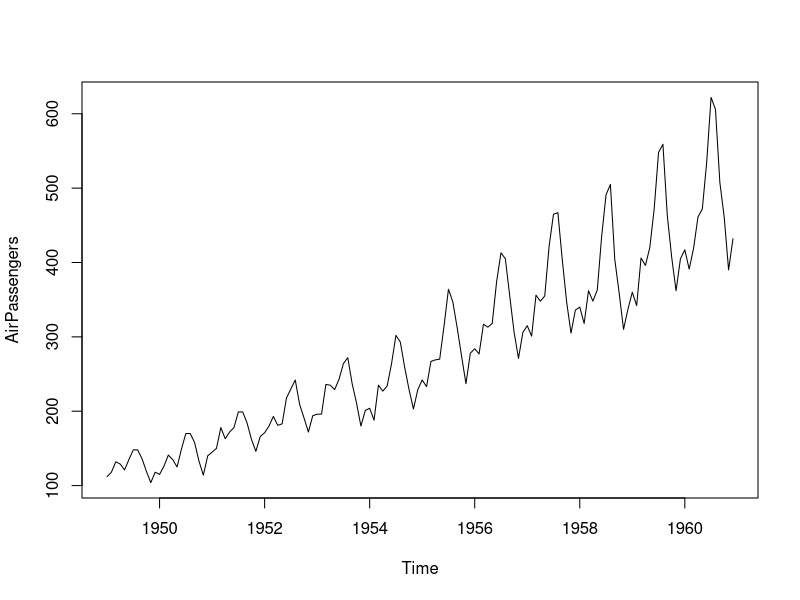
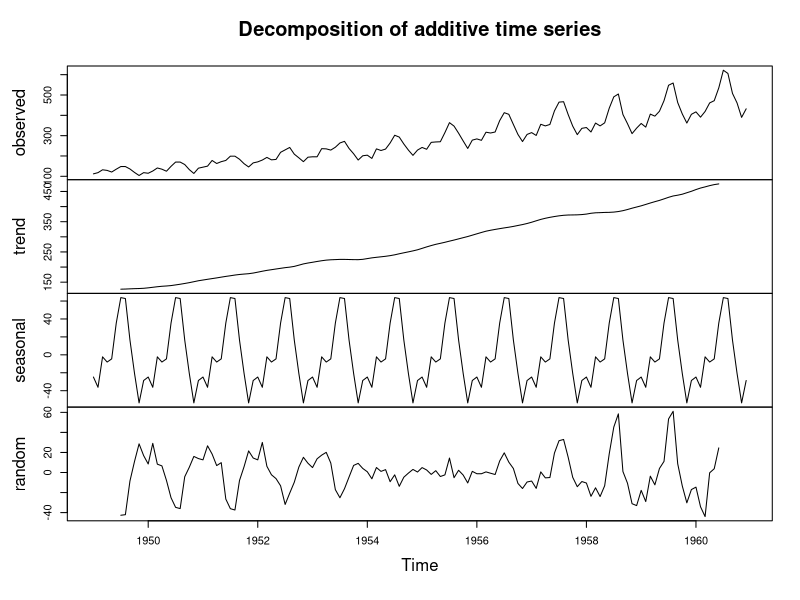
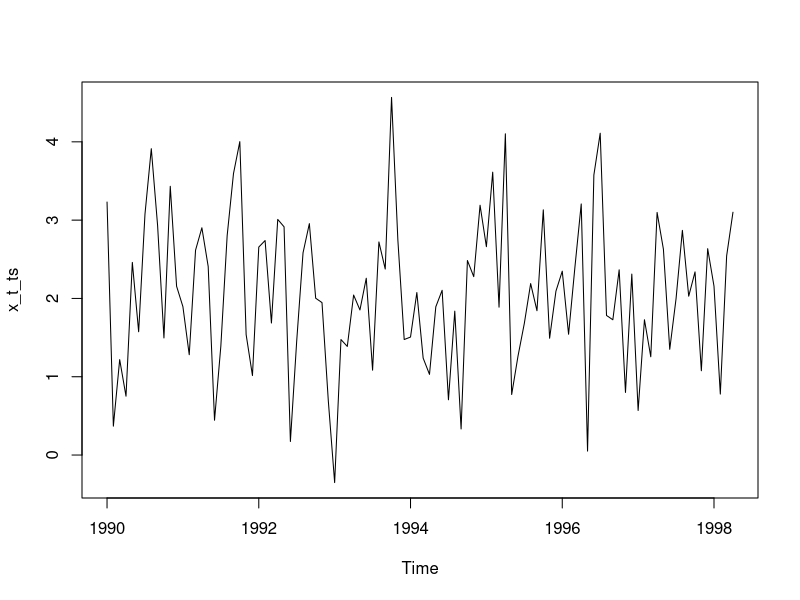
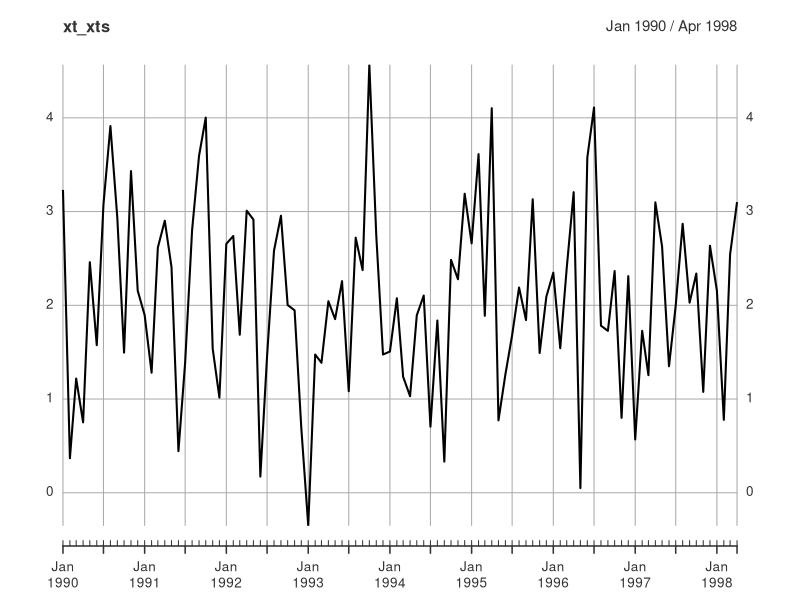
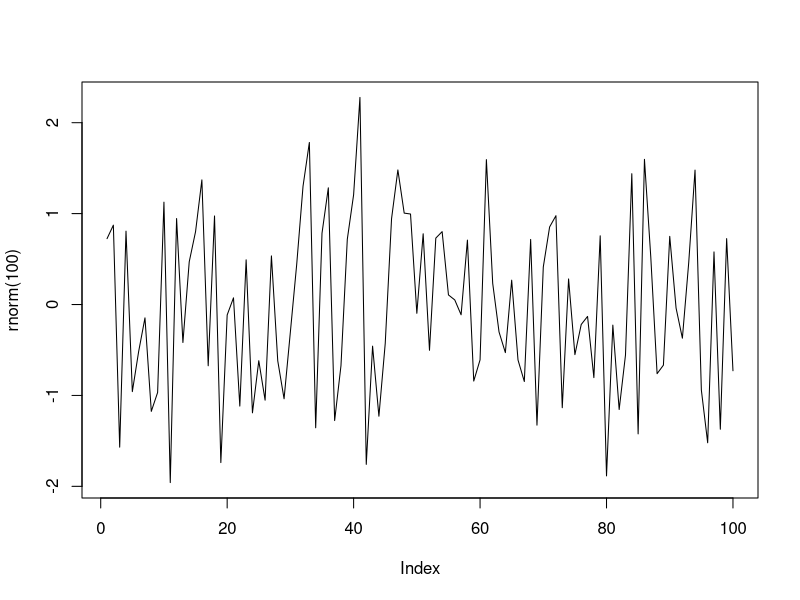
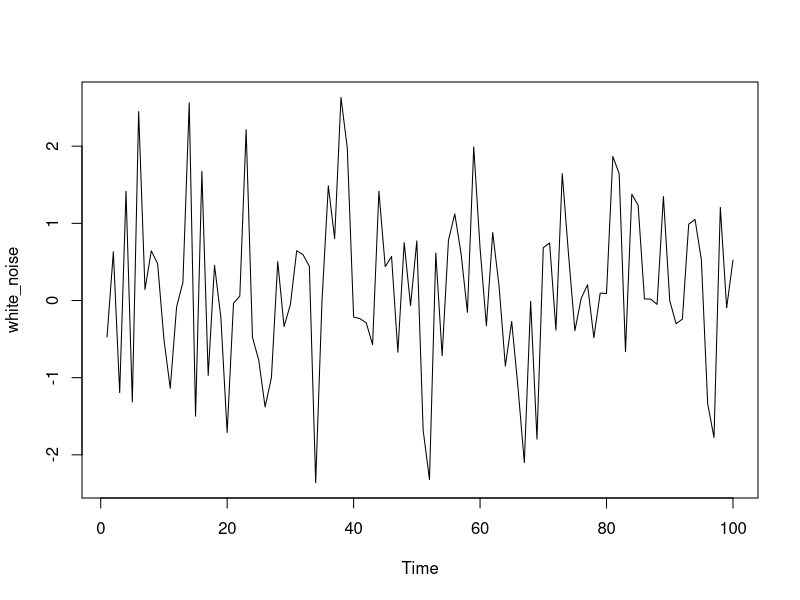
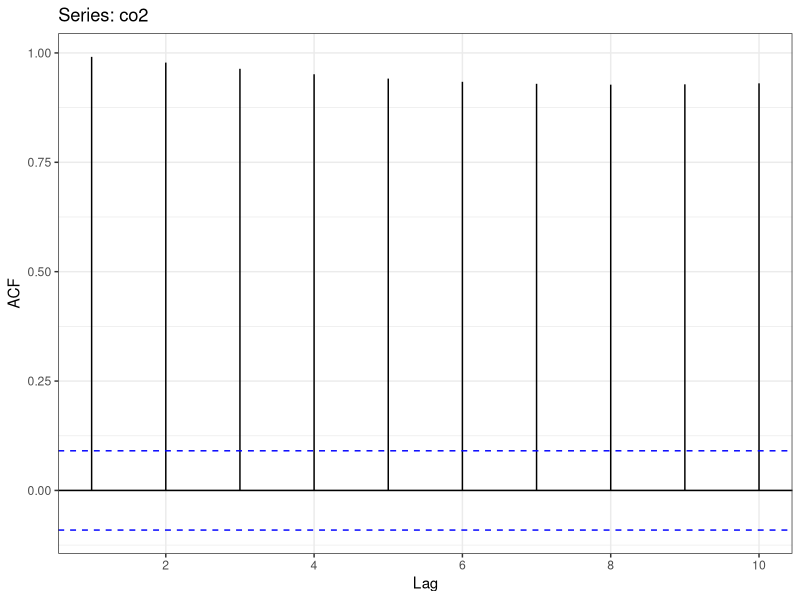
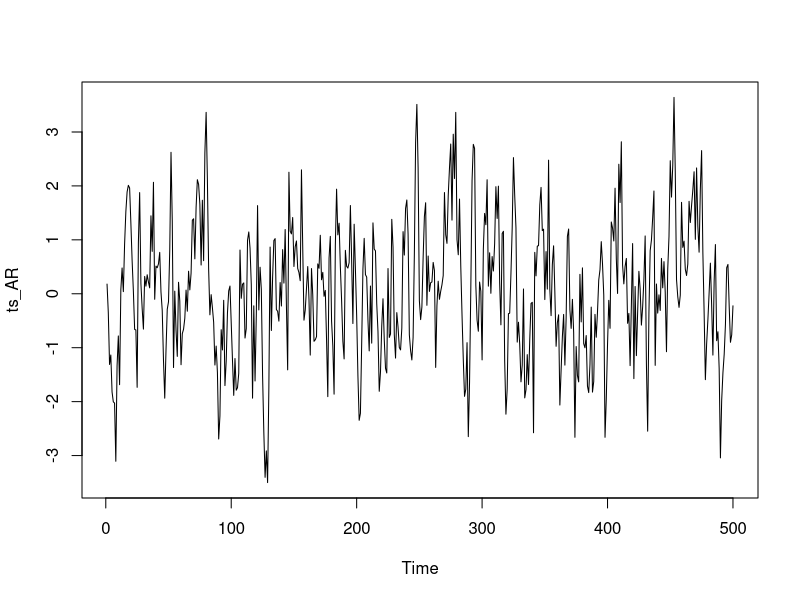

Write the R code that produced these figures, in order.
## ---- chunk 1
#| echo: true
#| fig.cap: Time series plot of air passengers data
## Data we use is the inbuilt "AirPassengers" data
plot(AirPassengers)
## ---- chunk 2
#| echo: true
#| fig.cap: Time series decomposition of air passengers data
plot(decompose(AirPassengers))
## ---- chunk 3
#| echo: true
# purely random process with mean 0 and standard deviation 1
eps <- rnorm(100, mean = 0, sd = 1)
mu <- 2 # the constant mean
# The process
x_t <-mu+ eps

#Conversion to time series
x_t_ts<-ts(x_t, start = c(1990,1),frequency = 12)

x_t_ts
  
## ---- chunk 4
#| echo: true
plot(x_t_ts)
## ---- chunk 5
#| echo: true
# purely random process with mean 0 and standard deviation 1
eps <- rnorm(100, mean = 0, sd = 1)
mu <- 2 # the constant mean
# The process
x_t <-mu+ eps

#Conversion to time series
library(xts)
xt_xts<-as.xts(x_t_ts)
xt_xts

## ---- chunk 6
#| echo: true
plot(xt_xts)
  
## ---- chunk 7
#| echo: true

plot(rnorm(100),type="l")

## ---- chunk 8
#| echo: true

white_noise<- arima.sim(model = list(order = c(0, 0, 0)), n = 100)

# Plot the WN observations
ts.plot(white_noise)


## ---- chunk 9
#| echo: true
#| message: false
library(forecast)
ggAcf(AirPassengers,lag.max = 10,plot = F)

## ---- chunk 10
#| echo: true
#| message: false

ggAcf(co2,lag.max = 10,plot = T)+ggplot2::theme_bw()
## ---- chunk 11
#| echo: true
set.seed(123)
ts_AR <- arima.sim(n = 500, list(ar = 0.7))
plot(ts_AR)
## ---- chunk 12
#| echo: true
set.seed(123)
ts_MA<-arima.sim(n = 500, list(ma = 0.7))
plot(ts_MA)
## ---- chunk 13
#| echo: true
set.seed(123)
ts_ARMA<-arima.sim(n = 500, list(ar=0.5,ma = 0.3))
plot(ts_ARMA)
## ---- chunk 14
#| echo: true
ggAcf(ts_AR,lag.max=10)
## ---- chunk 15
#| echo: true
ggAcf(ts_MA,lag.max=10)
## ---- chunk 16
#| echo: true
ggPacf(ts_AR,lag.max=10)
## ---- chunk 17
#| echo: true
ggPacf(ts_MA,lag.max=10)
## ---- chunk 18
#| echo: true
#| message: false

# Set-up

alphas<-c(0,0.8,0.98)
obs<-array(0,200)
list_rw<-list()
for(m in 1:3){
for(i in alphas){
  for (j in 2:length(obs) ){
    obs[j]=i*obs[j-1]+rnorm(1)
  }
}
  list_rw[[m]]<-obs
  
}


#limit calculation
ymax=max(sapply(list_rw,max))
ymin=min(sapply(list_rw,min))

#empty plot
plot(NULL, xlab = "index", ylab = "value", xlim = c(0, length(obs)), ylim = c(ymin,ymax))

#plot lines
for(i in seq_along(list_rw)){
  lines(x=1:200,y=list_rw[[i]], type = "l", lty = 1, col = i +1 )
}

# Legends
legend("bottomright", legend = paste0("alpha = ", alphas), lty = 1, col = 1 + seq_along(alphas))

